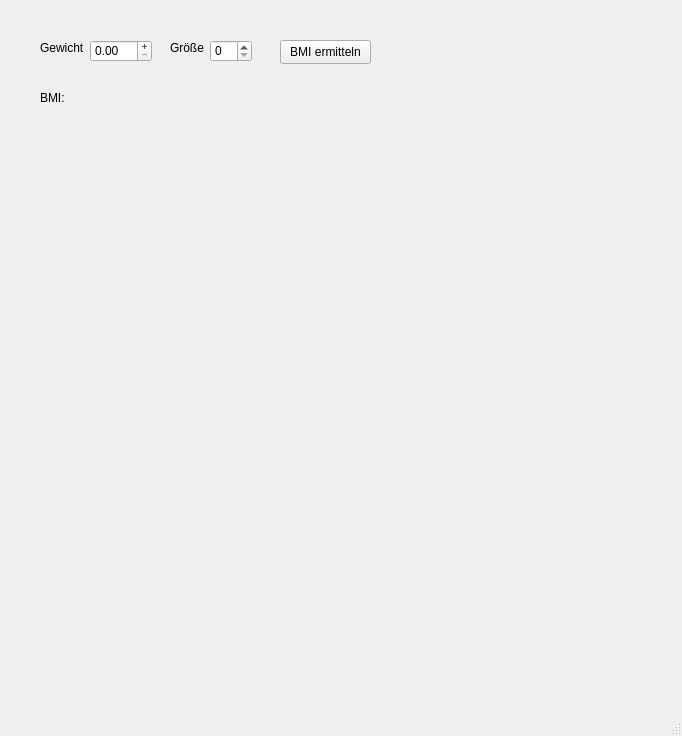
<?xml version="1.0" encoding="UTF-8"?>
<ui version="4.0">
 <class>BMIFenster</class>
 <widget class="QMainWindow" name="BMIFenster">
  <property name="geometry">
   <rect>
    <x>0</x>
    <y>0</y>
    <width>682</width>
    <height>736</height>
   </rect>
  </property>
  <property name="windowTitle">
   <string>BMI Rechner</string>
  </property>
  <widget class="QWidget" name="centralwidget">
   <widget class="QLabel" name="labelGewicht">
    <property name="geometry">
     <rect>
      <x>40</x>
      <y>40</y>
      <width>49</width>
      <height>16</height>
     </rect>
    </property>
    <property name="text">
     <string>Gewicht</string>
    </property>
   </widget>
   <widget class="QDoubleSpinBox" name="eingabeGewicht">
    <property name="geometry">
     <rect>
      <x>90</x>
      <y>40</y>
      <width>62</width>
      <height>22</height>
     </rect>
    </property>
    <property name="buttonSymbols">
     <enum>QAbstractSpinBox::PlusMinus</enum>
    </property>
   </widget>
   <widget class="QLabel" name="labelGroesse">
    <property name="geometry">
     <rect>
      <x>170</x>
      <y>40</y>
      <width>49</width>
      <height>16</height>
     </rect>
    </property>
    <property name="text">
     <string>Größe</string>
    </property>
   </widget>
   <widget class="QSpinBox" name="eingabeGroesse">
    <property name="geometry">
     <rect>
      <x>210</x>
      <y>40</y>
      <width>42</width>
      <height>22</height>
     </rect>
    </property>
   </widget>
   <widget class="QPushButton" name="buttonCalcBmi">
    <property name="geometry">
     <rect>
      <x>280</x>
      <y>40</y>
      <width>91</width>
      <height>24</height>
     </rect>
    </property>
    <property name="text">
     <string>BMI ermitteln</string>
    </property>
   </widget>
   <widget class="QLabel" name="labelBild">
    <property name="geometry">
     <rect>
      <x>10</x>
      <y>160</y>
      <width>661</width>
      <height>531</height>
     </rect>
    </property>
    <property name="text">
     <string>&lt;html&gt;&lt;head/&gt;&lt;body&gt;&lt;p&gt;&lt;img src=&quot;:/bmi/bmiRessourcen/Lama.png&quot;/&gt;&lt;/p&gt;&lt;/body&gt;&lt;/html&gt;</string>
    </property>
   </widget>
   <widget class="QLabel" name="labelBMI">
    <property name="geometry">
     <rect>
      <x>40</x>
      <y>90</y>
      <width>49</width>
      <height>16</height>
     </rect>
    </property>
    <property name="text">
     <string>BMI:</string>
    </property>
   </widget>
   <widget class="QLabel" name="labelBMAusgabe">
    <property name="geometry">
     <rect>
      <x>100</x>
      <y>90</y>
      <width>101</width>
      <height>16</height>
     </rect>
    </property>
    <property name="text">
     <string/>
    </property>
   </widget>
  </widget>
  <widget class="QMenuBar" name="menubar">
   <property name="geometry">
    <rect>
     <x>0</x>
     <y>0</y>
     <width>682</width>
     <height>22</height>
    </rect>
   </property>
  </widget>
  <widget class="QStatusBar" name="statusbar"/>
 </widget>
 <resources>
  <include location="bmiRessourcen.qrc"/>
 </resources>
 <connections/>
</ui>
